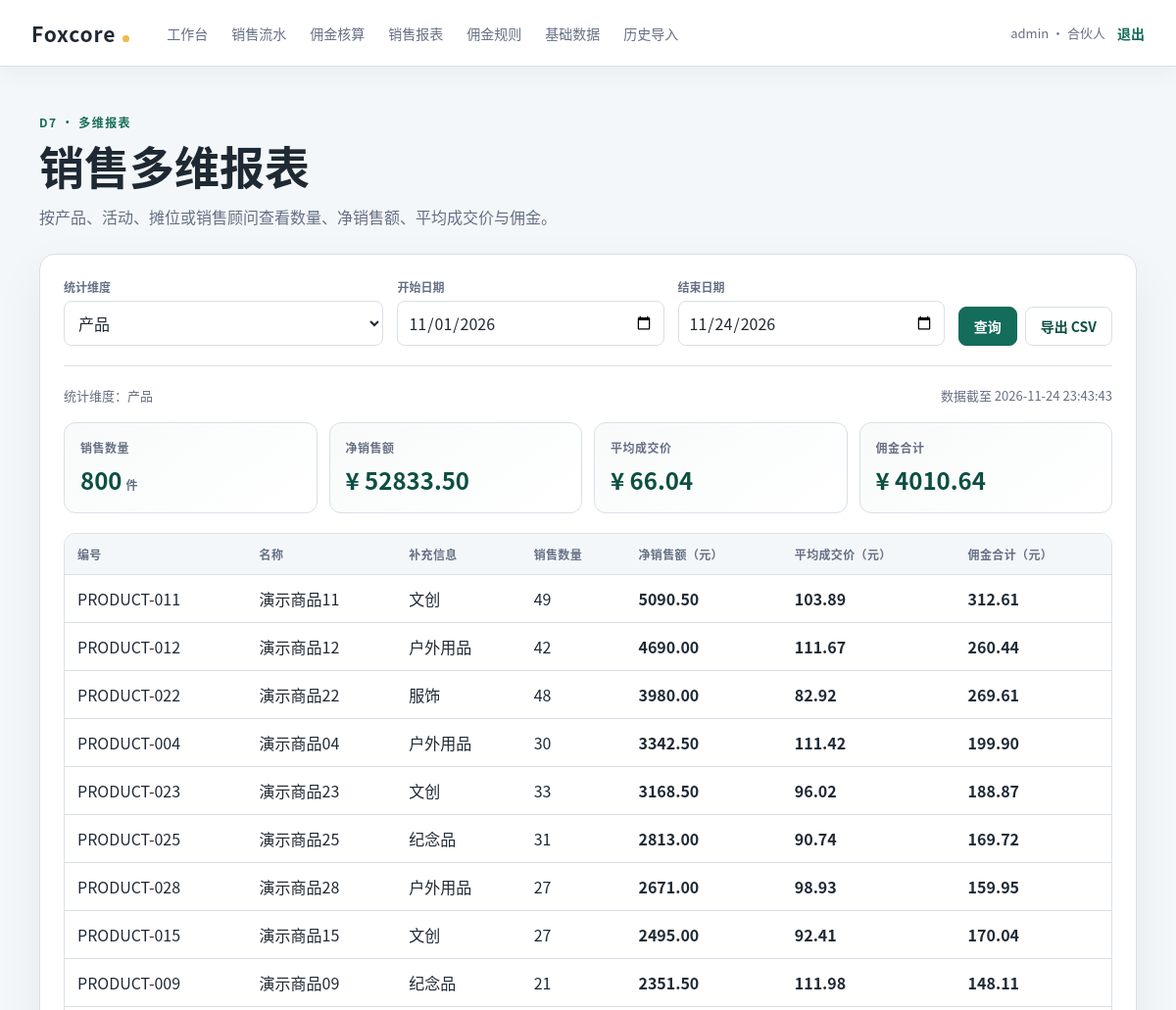
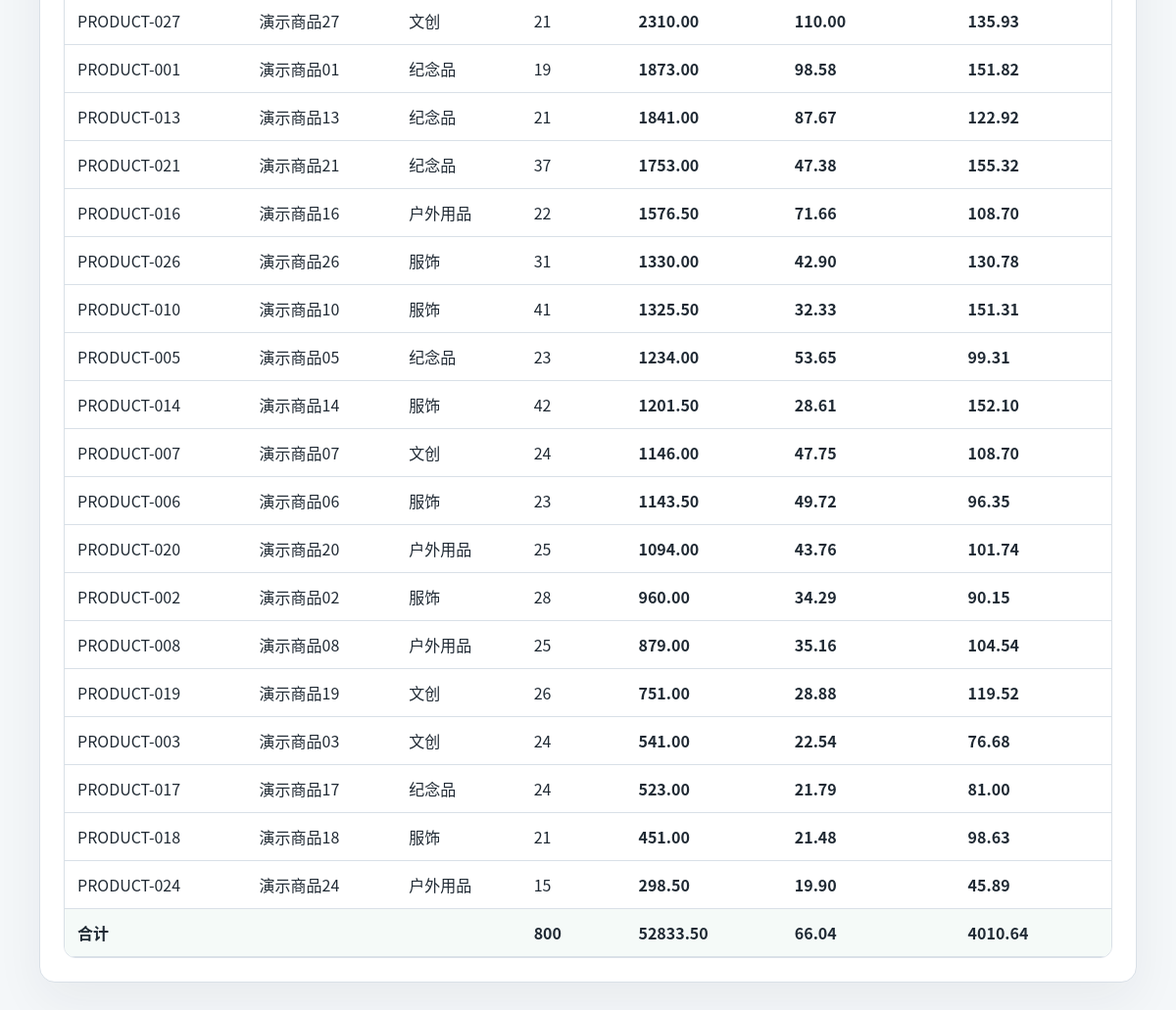
Before: /reports (signed in) with the older database file (2 pictures, top to bottom).
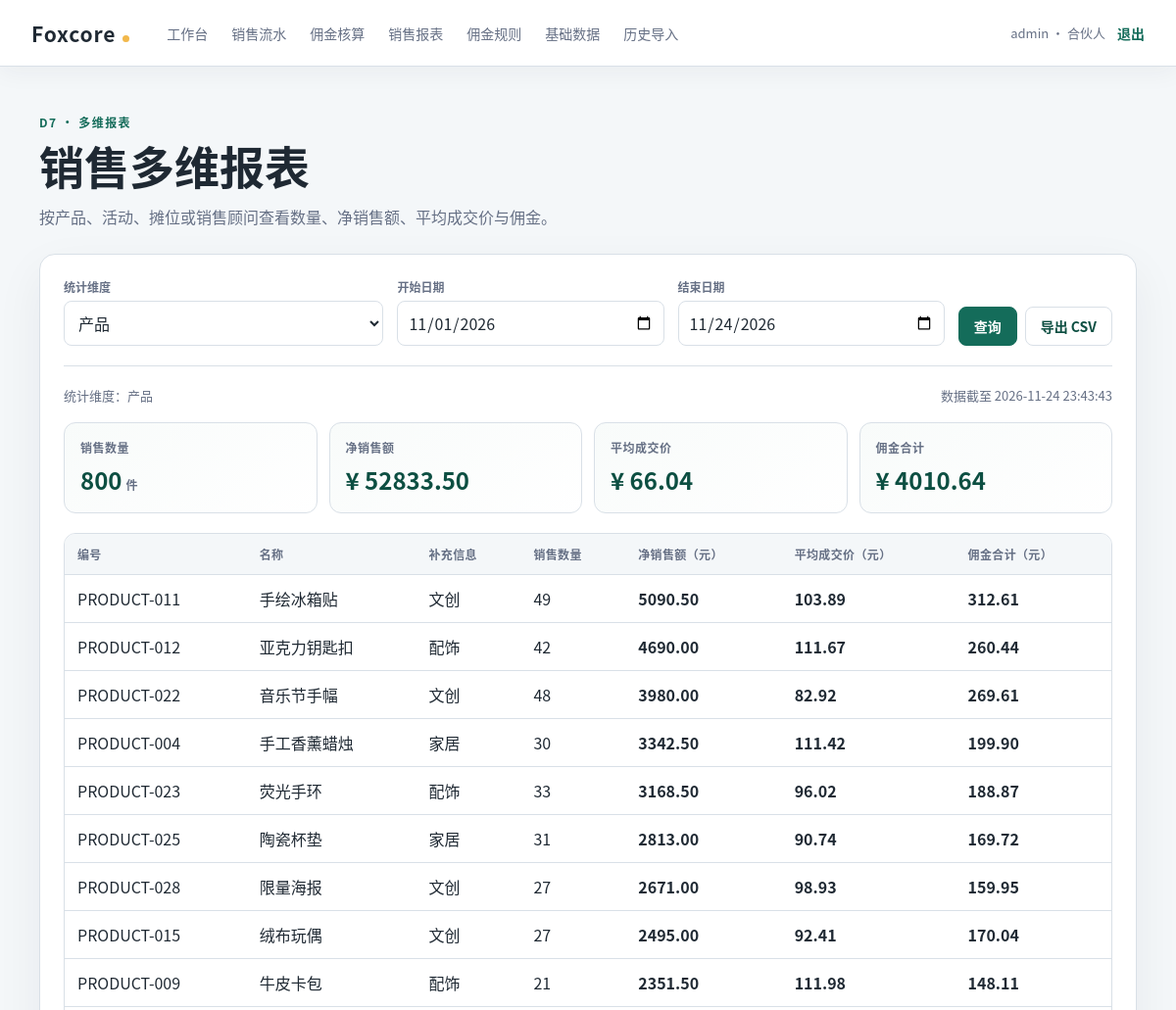
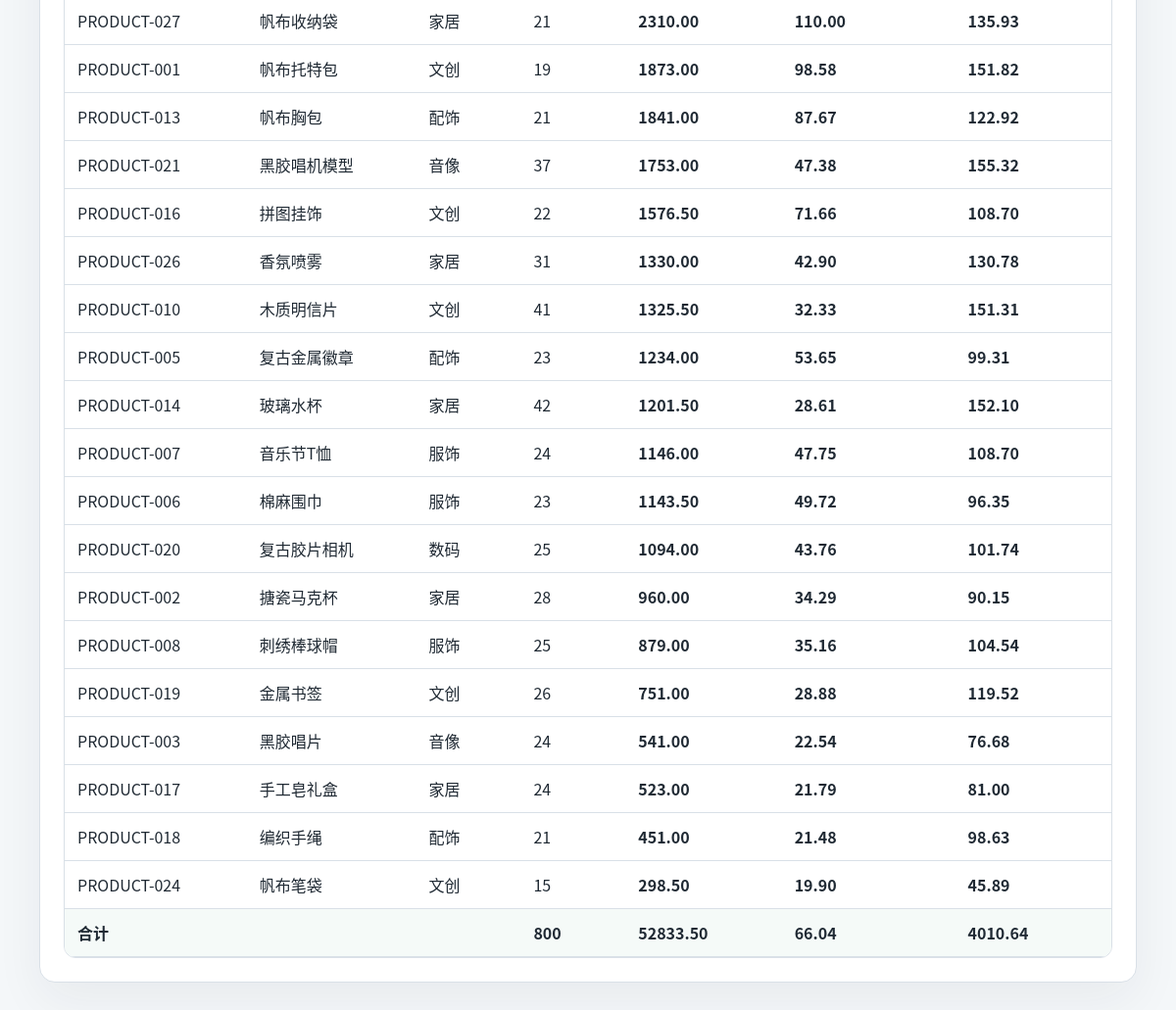
After: the same page with the newer database file (2 pictures, top to bottom).
### tables this page shows
CREATE TABLE APP_USER (
    user_id INTEGER PRIMARY KEY AUTOINCREMENT,
    username TEXT NOT NULL UNIQUE,
    password_hash TEXT NOT NULL,
    role TEXT NOT NULL CHECK (role IN ('合伙人', '销售顾问')),
    salesperson_id INTEGER REFERENCES SALESPERSON(salesperson_id),
    status TEXT NOT NULL CHECK (status IN ('启用', '停用')),
    created_at TEXT NOT NULL DEFAULT (strftime('%Y-%m-%d %H:%M:%S', 'now', 'localtime')),
    UNIQUE (salesperson_id)
);

CREATE TABLE PRODUCT (
    product_id INTEGER PRIMARY KEY AUTOINCREMENT,
    product_code TEXT NOT NULL UNIQUE,
    name TEXT NOT NULL,
    category TEXT NOT NULL,
    min_price_cents INTEGER NOT NULL CHECK (min_price_cents >= 0),
    status TEXT NOT NULL CHECK (status IN ('在售', '停用')),
    created_at TEXT NOT NULL DEFAULT (strftime('%Y-%m-%d %H:%M:%S', 'now', 'localtime'))
);

### app/routes/reports.py (the view)
@bp.get("/reports")
@role_required("合伙人")
def index() -> str:
    try:
        return _render_report(request.args)
    except ValueError as exc:
        return _render_report({}, error_message=str(exc))

### app/auth.py (called while the page is built)
def load_logged_in_user() -> None:
    user_id = session.get("user_id")
    if user_id is None:
        g.user = None
        return
    user = get_db().execute(
        "SELECT user_id, username, role, salesperson_id "
        "FROM APP_USER WHERE user_id = ? AND status = '启用'",
        (user_id,),
    ).fetchone()
    if user is None:
        session.clear()
        g.user = None
        return
    g.user = user

def role_required(role: str) -> Callable[[Callable[..., Any]], Callable[..., Any]]:
    def decorator(view: Callable[..., Any]) -> Callable[..., Any]:
        @wraps(view)
        def wrapped_view(*args: Any, **kwargs: Any) -> Any:
            if g.user is None:
                return redirect(url_for("auth.login"))
            if g.user["role"] != role:
                abort(403)
            return view(*args, **kwargs)
        return wrapped_view
    return decorator

### app/db.py (called while the page is built)
def get_db() -> sqlite3.Connection:
    if "db" not in g:
        conn = sqlite3.connect(current_app.config["DATABASE"])
        conn.row_factory = sqlite3.Row
        conn.execute("PRAGMA foreign_keys = ON")
        g.db = conn
    return g.db

### app/routes/reports.py (called while the page is built)
def _render_report(
    query: Mapping[str, Any] | None = None,
    *,
    error_message: str | None = None,
) -> str:
    if error_message:
        flash(error_message, "error")
    context = report_service.get_report_data(query)
    return render_template("reports.html", **context)

### app/services/report_service.py (called while the page is built)
def _clean(value: Any) -> str:
    if value is None:
        return ""
    return str(value).strip()

def _parse_iso_date(value: Any, label: str) -> date:
    text = _clean(value)
    if not text:
        raise ValueError(f"{label}不能为空。")
    try:
        parsed = date.fromisoformat(text)
    except ValueError:
        raise ValueError(f"{label}格式应为 YYYY-MM-DD。") from None
    if parsed.isoformat() != text:
        raise ValueError(f"{label}格式应为 YYYY-MM-DD。")
    return parsed

def calculate_average_unit_price(
    net_sales_cents: int,
    quantity: int,
) -> Decimal:
    if quantity <= 0:
        return Decimal("0.00")
    net_sales_yuan = Decimal(int(net_sales_cents)) / CENT_DIVISOR
    average = net_sales_yuan / Decimal(int(quantity))
    return average.quantize(MONEY_QUANTUM, rounding=ROUND_HALF_UP)

### app/templates/reports.html (shortened to what this page needs)
{% extends "base.html" %}
{% block content %}
  <section class="reports-heading">
    <div>
      <p class="eyebrow">D7 · 多维报表</p>
      <h1>销售多维报表</h1>
      <p class="muted">按产品、活动、摊位或销售顾问查看数量、净销售额、平均成交价与佣金。</p>
    </div>
  </section>
  <section class="reports-panel" data-report-row-count="{{ row_count }}">
    <form class="report-filter" method="get" action="{{ url_for('reports.index') }}" data-dimension="{{ filters['dimension'] }}" data-start-date="{{ filters['start_date'] }}" data-end-date="{{ filters['end_date'] }}">
      <div class="filter-field">
        <label for="dimension">统计维度</label>
        <select id="dimension" name="dimension">
          {% for value, label in dimension_options %}
            <option value="{{ value }}" {{ 'selected' if filters['dimension'] == value else '' }}>{{ label }}</option>
          {% endfor %}
        </select>
      </div>
      <div class="filter-field">
        <label for="start_date">开始日期</label>
        <input id="start_date" name="start_date" type="date" value="{{ filters['start_date'] }}" required>
      </div>
      <div class="filter-field">
        <label for="end_date">结束日期</label>
        <input id="end_date" name="end_date" type="date" value="{{ filters['end_date'] }}" required>
      </div>
      <div class="filter-actions">
        <button class="button" type="submit">查询</button>
        <a class="button button-secondary" href="{{ url_for('reports.export', dimension=filters['dimension'], start_date=filters['start_date'], end_date=filters['end_date']) }}">导出 CSV</a>
      </div>
    </form>
    <div class="report-meta">
      <span>统计维度：{{ dimension_label }}</span>
      <span data-data-as-of>数据截至 {{ data_as_of }}</span>
    </div>
    {% if rows %}
      <div class="metric-grid">
        <article class="metric-card">
          <p class="metric-label">销售数量</p>
          <p class="metric-value" data-total-quantity="{{ totals['quantity'] }}">{{ totals['quantity'] }}<span class="metric-unit">件</span></p>
        </article>
        <article class="metric-card">
          <p class="metric-label">净销售额</p>
          <p class="metric-value" data-total-net-sales-cents="{{ totals['net_sales_cents'] }}">¥ {{ totals['net_sales_cents'] | yuan }}</p>
        </article>
        <article class="metric-card">
          <p class="metric-label">平均成交价</p>
          <p class="metric-value" data-total-avg-unit-price-yuan="{{ '%.2f' | format(totals['avg_unit_price_yuan']) }}">¥ {{ '%.2f' | format(totals['avg_unit_price_yuan']) }}</p>
        </article>
        <article class="metric-card">
          <p class="metric-label">佣金合计</p>
          <p class="metric-value" data-total-commission-cents="{{ totals['commission_cents'] }}">¥ {{ totals['commission_cents'] | yuan }}</p>
        </article>
      </div>
      <div class="table-wrap">
        <table class="reports-table">
          <thead>
            <tr>
              <th>编号</th>
              <th>名称</th>
              <th>补充信息</th>
              <th>销售数量</th>
              <th>净销售额（元）</th>
              <th>平均成交价（元）</th>
              <th>佣金合计（元）</th>
            </tr>
          </thead>
          <tbody>
            {% for row in rows %}
              <tr data-report-row data-group-id="{{ row['group_id'] }}" data-quantity="{{ row['quantity'] }}" data-net-sales-cents="{{ row['net_sales_cents'] }}" data-commission-cents="{{ row['commission_cents'] }}">
                <td>{{ row['code'] }}</td>
                <td>{{ row['name'] }}</td>
                <td>{{ row['detail'] or '-' }}</td>
                <td>{{ row['quantity'] }}</td>
                <td class="amount">{{ row['net_sales_cents'] | yuan }}</td>
                <td class="amount">{{ '%.2f' | format(row['avg_unit_price_yuan']) }}</td>
                <td class="amount">{{ row['commission_cents'] | yuan }}</td>
              </tr>
            {% endfor %}
          </tbody>
          <tfoot>
            <tr>
              <th colspan="3">合计</th>
              <td>{{ totals['quantity'] }}</td>
              <td class="amount">{{ totals['net_sales_cents'] | yuan }}</td>
              <td class="amount">{{ '%.2f' | format(totals['avg_unit_price_yuan']) }}</td>
              <td class="amount">{{ totals['commission_cents'] | yuan }}</td>
            </tr>
          </tfoot>
        </table>
      </div>
    {% else %}
      <div class="empty-state">该条件下没有数据</div>
    {% endif %}
  </section>
{% endblock %}

### app/templates/base.html (shortened to what this page needs)
<!doctype html>
<html lang="zh-CN">
<head>
  <link rel="stylesheet" href="{{ url_for('static', filename='css/app.css') }}?v=2">
</head>
<body>
  <header class="site-header">
    <a class="brand" href="{{ url_for('dashboard.index') }}">Foxcore</a>
    {% if g.user %}
      <nav class="main-nav" aria-label="主导航">
        {% if g.user["role"] == "合伙人" %}
          <a href="{{ url_for('dashboard.index') }}">工作台</a>
          <a href="{{ url_for('sales.list_sales') }}">销售流水</a>
          <a href="{{ url_for('settlements.index') }}">佣金核算</a>
          <a href="{{ url_for('reports.index') }}">销售报表</a>
          <a href="{{ url_for('rules.index') }}">佣金规则</a>
          <a href="{{ url_for('master.index') }}">基础数据</a>
          <a href="{{ url_for('imports.index') }}">历史导入</a>
        {% elif g.user["role"] == "销售顾问" %}
          <a href="{{ url_for('sales.new_sale') }}">登记销售</a>
          <a href="{{ url_for('sales.list_sales') }}">我的流水</a>
        {% endif %}
      </nav>
      <div class="user-area">
        <span class="user-chip">{{ g.user["username"] }} · {{ g.user["role"] }}</span>
        <a class="logout-link" href="{{ url_for('auth.logout') }}">退出</a>
      </div>
    {% else %}
      <a class="logout-link" href="{{ url_for('auth.login') }}">登录</a>
    {% endif %}
  </header>
  <main class="page-shell">
    {% block content %}{% endblock %}
  </main>
</body>
</html>

### app/static/css/app.css (style rules this page uses)
:root { color-scheme: light; --ink: #1f2933; --muted: #667085; --line: #d9e0e7; --surface: #ffffff; --surface-soft: #f4f7f9; --brand: #146c5a; --brand-dark: #0d4f42; --accent: #f2b84b; --danger-bg: #fff1f0; --danger-text: #a8071a; font-family: "Microsoft YaHei", "PingFang SC", "Noto Sans CJK SC", sans-serif; }
* { box-sizing: border-box; }
body { min-height: 100vh; margin: 0; color: var(--ink); background: var(--surface-soft); }
a { color: var(--brand); text-decoration: none; }
.site-header { display: flex; align-items: center; gap: 28px; min-height: 68px; padding: 12px 32px; background: var(--surface); border-bottom: 1px solid var(--line); box-shadow: 0 6px 24px rgba(31, 41, 51, 0.05); }
.brand { color: var(--ink); font-size: 21px; font-weight: 800; letter-spacing: 0.04em; white-space: nowrap; }
.brand::after { display: inline-block; width: 7px; height: 7px; margin-left: 7px; background: var(--accent); border-radius: 50%; content: ""; }
.main-nav { display: flex; flex: 1; flex-wrap: wrap; align-items: center; gap: 4px; }
.main-nav a { padding: 8px 10px; color: var(--muted); border-radius: 8px; font-size: 14px; }
.user-area { display: flex; align-items: center; gap: 12px; white-space: nowrap; }
.user-chip { color: var(--muted); font-size: 13px; }
.logout-link { font-size: 14px; font-weight: 700; }
.page-shell { width: min(1120px, calc(100% - 40px)); margin: 0 auto; padding: 48px 0 72px; }
.eyebrow { margin: 0 0 8px; color: var(--brand); font-size: 12px; font-weight: 800; letter-spacing: 0.12em; }
h1, h2 { margin-top: 0; line-height: 1.2; }
h1 { margin-bottom: 12px; font-size: clamp(30px, 4vw, 46px); }
.muted { margin: 0; color: var(--muted); line-height: 1.7; }

### app/templates/reports.html (style rules this page uses)
.reports-heading { display: flex; justify-content: space-between; gap: 24px; align-items: end; margin-bottom: 24px; }
.reports-panel { padding: 24px; background: var(--surface); border: 1px solid var(--line); border-radius: 16px; box-shadow: 0 18px 50px rgba(31, 41, 51, 0.06); }
.report-filter { display: grid; grid-template-columns: 1.2fr 1fr 1fr auto; gap: 14px; align-items: end; margin-bottom: 20px; padding-bottom: 20px; border-bottom: 1px solid var(--line); }
.filter-field { display: grid; gap: 6px; min-width: 0; }
.filter-field label { color: var(--muted); font-size: 12px; font-weight: 800; }
.filter-field input, .filter-field select { width: 100%; min-height: 42px; padding: 9px 10px; color: var(--ink); background: #fff; border: 1px solid var(--line); border-radius: 8px; font: inherit; }
.filter-actions { display: flex; flex-wrap: wrap; gap: 8px; }
.button { display: inline-flex; align-items: center; justify-content: center; min-height: 40px; padding: 9px 15px; color: #fff; background: var(--brand); border: 1px solid var(--brand); border-radius: 8px; cursor: pointer; font: inherit; font-size: 14px; font-weight: 800; }
.button-secondary { color: var(--brand-dark); background: #fff; border-color: var(--line); }
.report-meta { display: flex; flex-wrap: wrap; justify-content: space-between; gap: 10px 18px; margin: 0 0 18px; color: var(--muted); font-size: 13px; }
.metric-grid { display: grid; grid-template-columns: repeat(4, minmax(0, 1fr)); gap: 12px; margin-bottom: 20px; }
.metric-card { padding: 16px; background: linear-gradient(145deg, #f8fbfa, #fff); border: 1px solid var(--line); border-radius: 12px; }
.metric-label { margin: 0 0 7px; color: var(--muted); font-size: 12px; font-weight: 800; letter-spacing: 0.04em; }
.metric-value { margin: 0; color: var(--brand-dark); font-size: 24px; font-weight: 900; font-variant-numeric: tabular-nums; }
.metric-unit { margin-left: 4px; color: var(--muted); font-size: 12px; font-weight: 700; }
.table-wrap { overflow-x: auto; border: 1px solid var(--line); border-radius: 12px; }
.reports-table { width: 100%; min-width: 850px; border-collapse: collapse; }
.reports-table th, .reports-table td { padding: 12px 13px; border-bottom: 1px solid var(--line); text-align: left; vertical-align: middle; }
.reports-table thead th { color: var(--muted); background: var(--surface-soft); font-size: 12px; letter-spacing: 0.03em; white-space: nowrap; }
.reports-table tbody tr:last-child td { border-bottom: 0; }
.reports-table tfoot th, .reports-table tfoot td { background: #f5faf8; border-top: 1px solid var(--line); font-weight: 800; }
.amount { font-variant-numeric: tabular-nums; font-weight: 800; white-space: nowrap; }

Changed rows visible on the page:
changed PRODUCT "PRODUCT-011": name "演示商品11" → "手绘冰箱贴"
changed PRODUCT "PRODUCT-012": name "演示商品12" → "亚克力钥匙扣"; category "户外用品" → "配饰"
changed PRODUCT "PRODUCT-022": name "演示商品22" → "音乐节手幅"; category "服饰" → "文创"
changed PRODUCT "PRODUCT-004": name "演示商品04" → "手工香薰蜡烛"; category "户外用品" → "家居"
changed PRODUCT "PRODUCT-023": name "演示商品23" → "荧光手环"; category "文创" → "配饰"
changed PRODUCT "PRODUCT-025": name "演示商品25" → "陶瓷杯垫"; category "纪念品" → "家居"
changed PRODUCT "PRODUCT-028": name "演示商品28" → "限量海报"; category "户外用品" → "文创"
changed PRODUCT "PRODUCT-015": name "演示商品15" → "绒布玩偶"
changed PRODUCT "PRODUCT-009": name "演示商品09" → "牛皮卡包"; category "纪念品" → "配饰"
changed PRODUCT "PRODUCT-027": name "演示商品27" → "帆布收纳袋"; category "文创" → "家居"
changed PRODUCT "PRODUCT-001": name "演示商品01" → "帆布托特包"; category "纪念品" → "文创"
changed PRODUCT "PRODUCT-013": name "演示商品13" → "帆布胸包"; category "纪念品" → "配饰"
changed PRODUCT "PRODUCT-021": name "演示商品21" → "黑胶唱机模型"; category "纪念品" → "音像"
changed PRODUCT "PRODUCT-016": name "演示商品16" → "拼图挂饰"; category "户外用品" → "文创"
changed PRODUCT "PRODUCT-026": name "演示商品26" → "香氛喷雾"; category "服饰" → "家居"
changed PRODUCT "PRODUCT-010": name "演示商品10" → "木质明信片"; category "服饰" → "文创"
changed PRODUCT "PRODUCT-005": name "演示商品05" → "复古金属徽章"; category "纪念品" → "配饰"
changed PRODUCT "PRODUCT-014": name "演示商品14" → "玻璃水杯"; category "服饰" → "家居"
changed PRODUCT "PRODUCT-007": name "演示商品07" → "音乐节T恤"; category "文创" → "服饰"
changed PRODUCT "PRODUCT-006": name "演示商品06" → "棉麻围巾"
changed PRODUCT "PRODUCT-020": name "演示商品20" → "复古胶片相机"; category "户外用品" → "数码"
changed PRODUCT "PRODUCT-002": name "演示商品02" → "搪瓷马克杯"; category "服饰" → "家居"
changed PRODUCT "PRODUCT-008": name "演示商品08" → "刺绣棒球帽"; category "户外用品" → "服饰"
changed PRODUCT "PRODUCT-019": name "演示商品19" → "金属书签"
changed PRODUCT "PRODUCT-003": name "演示商品03" → "黑胶唱片"; category "文创" → "音像"
changed PRODUCT "PRODUCT-017": name "演示商品17" → "手工皂礼盒"; category "纪念品" → "家居"
changed PRODUCT "PRODUCT-018": name "演示商品18" → "编织手绳"; category "服饰" → "配饰"
changed PRODUCT "PRODUCT-024": name "演示商品24" → "帆布笔袋"; category "户外用品" → "文创"
